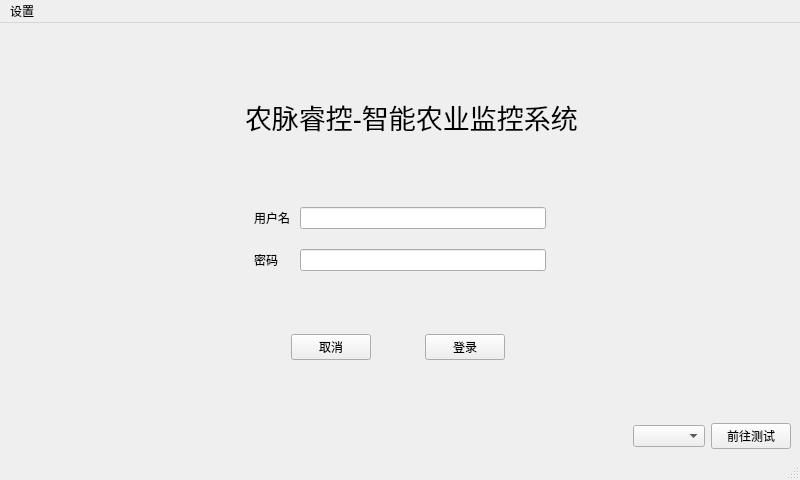
<?xml version="1.0" encoding="UTF-8"?>
<ui version="4.0">
 <class>iams</class>
 <widget class="QMainWindow" name="iams">
  <property name="geometry">
   <rect>
    <x>0</x>
    <y>0</y>
    <width>800</width>
    <height>480</height>
   </rect>
  </property>
  <property name="maximumSize">
   <size>
    <width>800</width>
    <height>480</height>
   </size>
  </property>
  <property name="baseSize">
   <size>
    <width>800</width>
    <height>480</height>
   </size>
  </property>
  <property name="windowTitle">
   <string>智慧农业监控系统</string>
  </property>
  <property name="layoutDirection">
   <enum>Qt::LeftToRight</enum>
  </property>
  <widget class="QWidget" name="centralwidget">
   <property name="enabled">
    <bool>true</bool>
   </property>
   <property name="sizePolicy">
    <sizepolicy hsizetype="Preferred" vsizetype="Preferred">
     <horstretch>0</horstretch>
     <verstretch>0</verstretch>
    </sizepolicy>
   </property>
   <property name="maximumSize">
    <size>
     <width>800</width>
     <height>480</height>
    </size>
   </property>
   <property name="layoutDirection">
    <enum>Qt::LeftToRight</enum>
   </property>
   <property name="autoFillBackground">
    <bool>false</bool>
   </property>
   <layout class="QGridLayout" name="gridLayout">
    <item row="0" column="0" colspan="2">
     <layout class="QHBoxLayout" name="header">
      <property name="sizeConstraint">
       <enum>QLayout::SetDefaultConstraint</enum>
      </property>
      <item>
       <spacer name="horizontalSpacer">
        <property name="orientation">
         <enum>Qt::Horizontal</enum>
        </property>
        <property name="sizeHint" stdset="0">
         <size>
          <width>40</width>
          <height>20</height>
         </size>
        </property>
       </spacer>
      </item>
      <item>
       <widget class="QLabel" name="titleIcon">
        <property name="maximumSize">
         <size>
          <width>68</width>
          <height>80</height>
         </size>
        </property>
        <property name="font">
         <font>
          <pointsize>20</pointsize>
         </font>
        </property>
        <property name="autoFillBackground">
         <bool>false</bool>
        </property>
        <property name="text">
         <string/>
        </property>
        <property name="pixmap">
         <pixmap resource="../../../pic.qrc">:/pic/PepiconsPrintCellphoneEye.png</pixmap>
        </property>
        <property name="scaledContents">
         <bool>true</bool>
        </property>
       </widget>
      </item>
      <item>
       <widget class="QLabel" name="titleLabel">
        <property name="sizePolicy">
         <sizepolicy hsizetype="Preferred" vsizetype="Preferred">
          <horstretch>0</horstretch>
          <verstretch>0</verstretch>
         </sizepolicy>
        </property>
        <property name="font">
         <font>
          <pointsize>20</pointsize>
         </font>
        </property>
        <property name="text">
         <string>农脉睿控-智能农业监控系统</string>
        </property>
       </widget>
      </item>
      <item>
       <spacer name="horizontalSpacer_2">
        <property name="orientation">
         <enum>Qt::Horizontal</enum>
        </property>
        <property name="sizeHint" stdset="0">
         <size>
          <width>40</width>
          <height>20</height>
         </size>
        </property>
       </spacer>
      </item>
     </layout>
    </item>
    <item row="1" column="0" colspan="2">
     <layout class="QHBoxLayout" name="username">
      <item>
       <spacer name="horizontalSpacer_3">
        <property name="orientation">
         <enum>Qt::Horizontal</enum>
        </property>
        <property name="sizeHint" stdset="0">
         <size>
          <width>40</width>
          <height>20</height>
         </size>
        </property>
       </spacer>
      </item>
      <item>
       <widget class="QLabel" name="usernameLabel">
        <property name="minimumSize">
         <size>
          <width>40</width>
          <height>0</height>
         </size>
        </property>
        <property name="text">
         <string>用户名</string>
        </property>
       </widget>
      </item>
      <item>
       <widget class="QLineEdit" name="usernameLineEdit">
        <property name="echoMode">
         <enum>QLineEdit::Normal</enum>
        </property>
       </widget>
      </item>
      <item>
       <spacer name="horizontalSpacer_5">
        <property name="orientation">
         <enum>Qt::Horizontal</enum>
        </property>
        <property name="sizeHint" stdset="0">
         <size>
          <width>40</width>
          <height>20</height>
         </size>
        </property>
       </spacer>
      </item>
     </layout>
    </item>
    <item row="2" column="0">
     <spacer name="verticalSpacer">
      <property name="orientation">
       <enum>Qt::Vertical</enum>
      </property>
      <property name="sizeType">
       <enum>QSizePolicy::Fixed</enum>
      </property>
      <property name="sizeHint" stdset="0">
       <size>
        <width>20</width>
        <height>14</height>
       </size>
      </property>
     </spacer>
    </item>
    <item row="3" column="0" colspan="2">
     <layout class="QHBoxLayout" name="password">
      <item>
       <spacer name="horizontalSpacer_4">
        <property name="orientation">
         <enum>Qt::Horizontal</enum>
        </property>
        <property name="sizeHint" stdset="0">
         <size>
          <width>40</width>
          <height>20</height>
         </size>
        </property>
       </spacer>
      </item>
      <item>
       <widget class="QLabel" name="passwordLabel">
        <property name="minimumSize">
         <size>
          <width>40</width>
          <height>0</height>
         </size>
        </property>
        <property name="text">
         <string>密码</string>
        </property>
       </widget>
      </item>
      <item>
       <widget class="QLineEdit" name="passwordLineEdit">
        <property name="echoMode">
         <enum>QLineEdit::PasswordEchoOnEdit</enum>
        </property>
       </widget>
      </item>
      <item>
       <spacer name="horizontalSpacer_6">
        <property name="orientation">
         <enum>Qt::Horizontal</enum>
        </property>
        <property name="sizeHint" stdset="0">
         <size>
          <width>40</width>
          <height>20</height>
         </size>
        </property>
       </spacer>
      </item>
     </layout>
    </item>
    <item row="4" column="0" colspan="2">
     <layout class="QHBoxLayout" name="operation">
      <property name="spacing">
       <number>6</number>
      </property>
      <item>
       <widget class="QLabel" name="lildogLabel">
        <property name="sizePolicy">
         <sizepolicy hsizetype="Fixed" vsizetype="Fixed">
          <horstretch>0</horstretch>
          <verstretch>0</verstretch>
         </sizepolicy>
        </property>
        <property name="maximumSize">
         <size>
          <width>140</width>
          <height>140</height>
         </size>
        </property>
        <property name="text">
         <string/>
        </property>
        <property name="scaledContents">
         <bool>true</bool>
        </property>
       </widget>
      </item>
      <item>
       <spacer name="horizontalSpacer_7">
        <property name="sizePolicy">
         <sizepolicy hsizetype="Fixed" vsizetype="Minimum">
          <horstretch>0</horstretch>
          <verstretch>0</verstretch>
         </sizepolicy>
        </property>
        <property name="orientation">
         <enum>Qt::Horizontal</enum>
        </property>
        <property name="sizeType">
         <enum>QSizePolicy::Fixed</enum>
        </property>
        <property name="sizeHint" stdset="0">
         <size>
          <width>40</width>
          <height>20</height>
         </size>
        </property>
       </spacer>
      </item>
      <item>
       <widget class="QPushButton" name="cancel">
        <property name="sizePolicy">
         <sizepolicy hsizetype="Maximum" vsizetype="Fixed">
          <horstretch>0</horstretch>
          <verstretch>0</verstretch>
         </sizepolicy>
        </property>
        <property name="text">
         <string>取消</string>
        </property>
       </widget>
      </item>
      <item>
       <widget class="QPushButton" name="login">
        <property name="sizePolicy">
         <sizepolicy hsizetype="Maximum" vsizetype="Fixed">
          <horstretch>0</horstretch>
          <verstretch>0</verstretch>
         </sizepolicy>
        </property>
        <property name="text">
         <string>登录</string>
        </property>
       </widget>
      </item>
      <item>
       <spacer name="horizontalSpacer_8">
        <property name="sizePolicy">
         <sizepolicy hsizetype="Fixed" vsizetype="Minimum">
          <horstretch>0</horstretch>
          <verstretch>0</verstretch>
         </sizepolicy>
        </property>
        <property name="orientation">
         <enum>Qt::Horizontal</enum>
        </property>
        <property name="sizeType">
         <enum>QSizePolicy::Fixed</enum>
        </property>
        <property name="sizeHint" stdset="0">
         <size>
          <width>40</width>
          <height>20</height>
         </size>
        </property>
       </spacer>
      </item>
      <item>
       <widget class="QLabel" name="label">
        <property name="sizePolicy">
         <sizepolicy hsizetype="Fixed" vsizetype="Fixed">
          <horstretch>0</horstretch>
          <verstretch>0</verstretch>
         </sizepolicy>
        </property>
        <property name="maximumSize">
         <size>
          <width>140</width>
          <height>140</height>
         </size>
        </property>
        <property name="text">
         <string/>
        </property>
       </widget>
      </item>
     </layout>
    </item>
    <item row="5" column="1">
     <layout class="QHBoxLayout" name="horizontalLayout_2">
      <item>
       <spacer name="horizontalSpacer_9">
        <property name="orientation">
         <enum>Qt::Horizontal</enum>
        </property>
        <property name="sizeHint" stdset="0">
         <size>
          <width>40</width>
          <height>20</height>
         </size>
        </property>
       </spacer>
      </item>
      <item>
       <layout class="QHBoxLayout" name="horizontalLayout">
        <item>
         <widget class="QComboBox" name="protocolComboBox">
          <property name="sizePolicy">
           <sizepolicy hsizetype="Fixed" vsizetype="Maximum">
            <horstretch>0</horstretch>
            <verstretch>0</verstretch>
           </sizepolicy>
          </property>
          <property name="currentIndex">
           <number>-1</number>
          </property>
         </widget>
        </item>
        <item>
         <widget class="QPushButton" name="goToTestButton">
          <property name="sizePolicy">
           <sizepolicy hsizetype="Fixed" vsizetype="Maximum">
            <horstretch>0</horstretch>
            <verstretch>0</verstretch>
           </sizepolicy>
          </property>
          <property name="text">
           <string>前往测试</string>
          </property>
         </widget>
        </item>
       </layout>
      </item>
     </layout>
    </item>
   </layout>
  </widget>
  <widget class="QMenuBar" name="menubar">
   <property name="geometry">
    <rect>
     <x>0</x>
     <y>0</y>
     <width>800</width>
     <height>21</height>
    </rect>
   </property>
   <widget class="QMenu" name="menuiams">
    <property name="enabled">
     <bool>true</bool>
    </property>
    <property name="title">
     <string>设置</string>
    </property>
   </widget>
   <addaction name="menuiams"/>
  </widget>
  <widget class="QStatusBar" name="statusbar"/>
 </widget>
 <resources>
  <include location="../../../pic.qrc"/>
 </resources>
 <connections/>
</ui>
